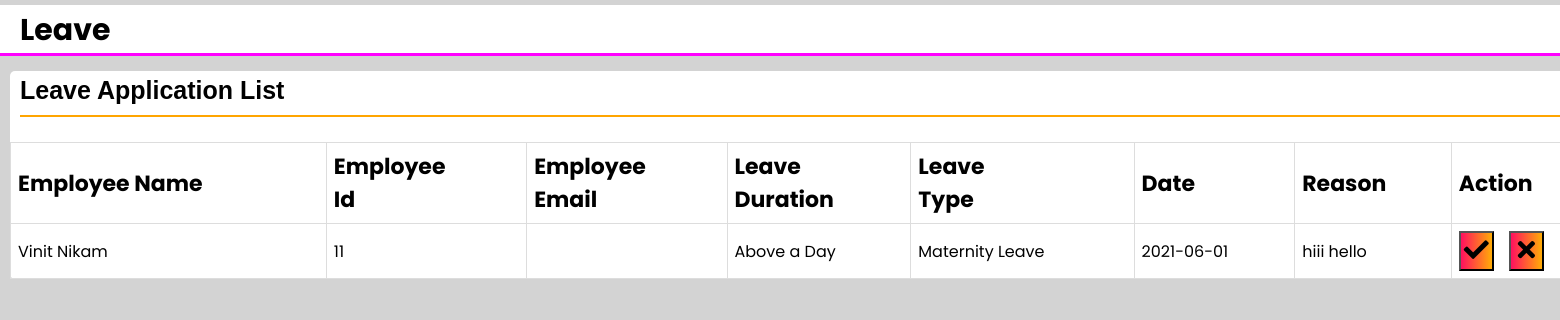
The app's page /leave/view_appln.php with its own data.
### tables this page shows
CREATE TABLE `leave_appln` (
  `emp_name` varchar(50) NOT NULL,
  `emp_id` mediumint(9) NOT NULL,
  `leave_dur` varchar(200) NOT NULL,
  `leave_type` varchar(200) NOT NULL,
  `date_1` date NOT NULL,
  `emp_reason` text NOT NULL
);

### leave/view_appln.php (the view, shortened to what this page needs)
<!DOCTYPE html>
<html lang="en" dir="ltr">
<head>
	<link rel="stylesheet" href="style.css">
	<link rel="stylesheet" href="https://cdnjs.cloudflare.com/ajax/libs/font-awesome/5.12.0-2/css/all.min.css">
</head>
<body style="background-color: lightgray;">
	<div class="head">
		<p>Leave</p>
	</div>
	<div class="box2" style="width: 1600px;">
		<p style="border-bottom: 2px solid orange;">Leave Application List</p><br>
		<table aria-label="">
			<thead>
				<tr>
					<th>Employee Name</th>
					<th>Employee<br> Id</th>
					<th>Employee <br>Email</th>
					<th>Leave<br> Duration</th>
					<th>Leave <br>Type</th>
					<th>Date</th>
					<th>Reason</th>
					<th>Action</th>
				</tr>
			</thead>
			<tbody>
		<?php
			 include "../dbcon.php";
					$sql = "SELECT * from leave_appln";
					$res = mysqli_query($conn, $sql) or die("Query Unsuccessful");
			if(mysqli_num_rows($res) > 0)
			{
				while($row = mysqli_fetch_assoc($res))
				{
					$emp_email = $row['emp_email'];
				?>
					<tr>
						<td><?php echo $row['emp_name']; ?></td>
						<td><?php echo $row['emp_id']; ?></td>
						<td><?php echo $row['emp_email']; ?></td>
						<td><?php echo $row['leave_dur']; ?></td>
						<td><?php echo $row['leave_type']; ?></td>
						<td><?php echo $row['date_1']; ?></td>
						<td><?php echo $row['emp_reason']; ?></td>
						<td>
							<button type="button" name="edit" style="width:35px;height:40px; background: linear-gradient(to right, #ff105f, #ffad06);cursor: pointer;"><a <?php echo "href='email.php?emp_email= $emp_email'";?>  onclick="return confirm('Are you sure')"><i class="fas fa-check" style="font-size: 25px;"></i></a>
						<button type="button" name="delete" style="width: 35px;height:40px;margin-left: 15px; background: linear-gradient(to right, #ff105f, #ffad06);cursor: pointer;"><a <?php echo "href='email2.php?emp_email= $emp_email'";?>  onclick="return confirm('Are you sure')"><i class="fas fa-times" style="font-size: 25px;"></i></a></td>
					</tr>
				<?php } ?>
			</tbody>
		</table>
		<?php }
			else
			{
				echo "No records found";
			}
		?>
	</div>
</body>
</html>

### leave/style.css (style rules this page uses)
* { margin: 0; padding: 0; font-family: 'Poppins', sans-serif; }
.head p { margin-top: 5px; background-color: white; padding: 5px; padding-top: 3px; padding-bottom: 10px; padding-left: 20px; width: 100%; height: 35px; font-size: 30px; font-weight: bold; border-bottom: 3px solid magenta; }
.box2 { background-color: white; width: 1400px; height: 100%; margin-left: 10px; margin-top: 15px; border-radius: 5px; }
.box2 p { padding-top: 5px; padding-bottom: 10px; margin-left: 10px; margin-top: 5px; font-family: Arial; font-size: 25px; font-weight: 550; }
a { text-decoration: none; color: black; }
table { font-family: arial, sans-serif; border-collapse: collapse; width: 100%; }
td, th { border: 1px solid #dddddd; text-align: left; padding: 7px; }

### leave/view_appln.php (style rules this page uses)
table { font-family: arial, sans-serif; border-collapse: collapse; width: 100%; }
th { font-size: 22px; }
td, th { border: 1px solid #dddddd; text-align: left; padding: 6px; }

### records on screen
leave_appln: emp_name "Vinit Nikam", emp_id "11", leave_dur "Above a Day", leave_type "Maternity Leave", date_1 "2021-06-01", emp_reason "hiii hello"
